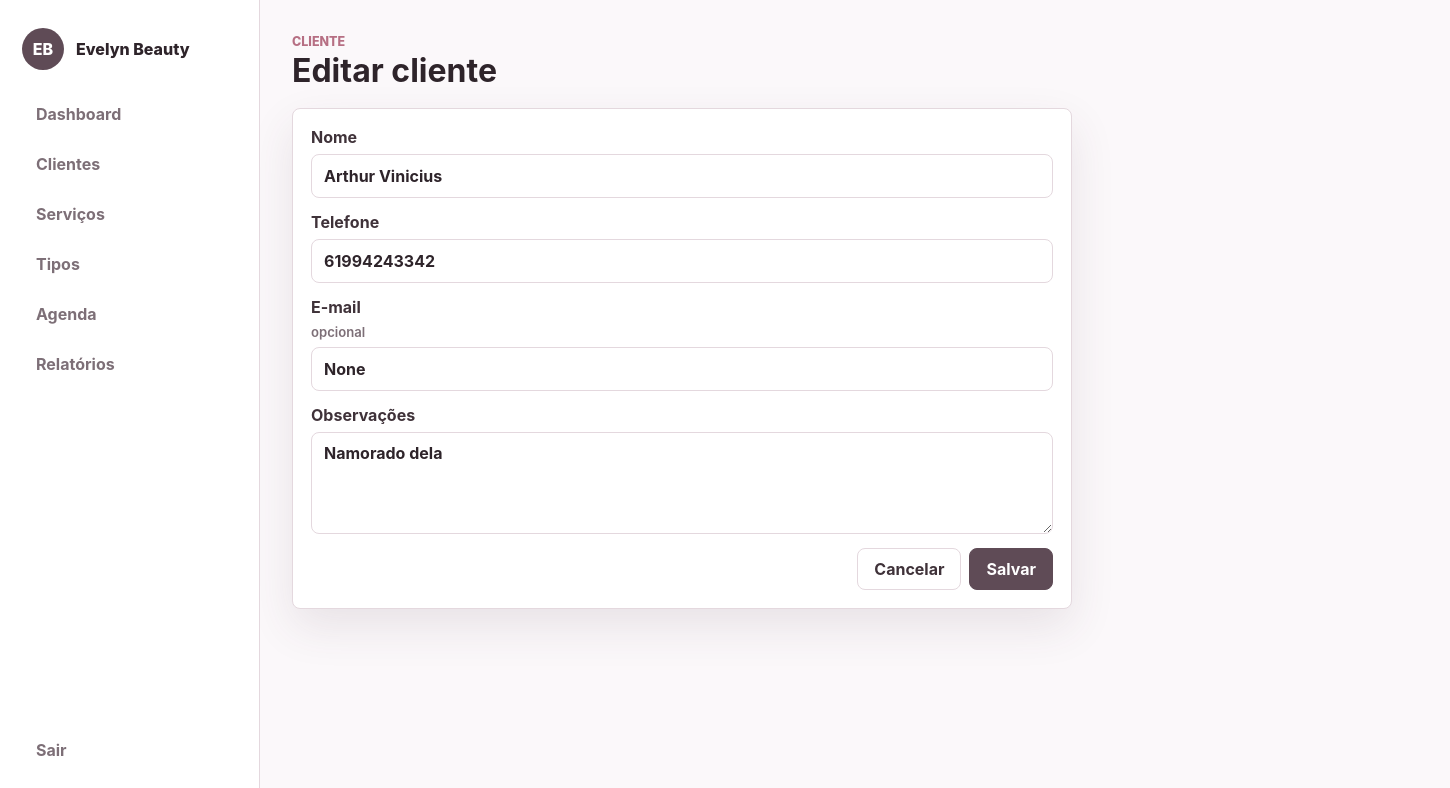
Page /clientes/3/editar (signed in) on the committed database.
### models/client.py (models this page shows)
class Client(db.Model):
    __tablename__ = "clients"
    id = db.Column(db.Integer, primary_key=True)
    name = db.Column(db.String(140), nullable=False, index=True)
    phone = db.Column(db.String(40), nullable=False)
    email = db.Column(db.String(140), nullable=True)
    notes = db.Column(db.Text)
    created_at = db.Column(db.DateTime, default=datetime.utcnow, nullable=False)
    appointments = db.relationship(
        "Appointment", back_populates="client", cascade="all, delete-orphan"
    )

### controllers/client_controller.py (the view, shortened to what this page needs)
@client_bp.route("/<int:client_id>/editar", methods=["GET", "POST"])
@login_required
def edit(client_id):
    client = Client.query.get_or_404(client_id)
    return render_template("clients/form.html", client=client)

### controllers/auth_controller.py (called while the page is built)
def login_required(view):
    @wraps(view)
    def wrapped_view(*args, **kwargs):
        if not session.get("user_id"):
            flash("Entre para acessar o sistema.", "warning")
            return redirect(url_for("auth.login"))
        return view(*args, **kwargs)
    return wrapped_view

### templates/clients/form.html
{% extends "base.html" %}
{% block content %}
<header class="page-header">
    <div>
        <p class="eyebrow">Cliente</p>
        <h1>{{ "Editar cliente" if client else "Nova cliente" }}</h1>
    </div>
</header>
<form method="post" class="form-card wide">
    <label>Nome
        <input type="text" name="name" value="{{ client.name if client else '' }}" required>
    </label>
    <label>Telefone
        <input type="tel" name="phone" value="{{ client.phone if client else '' }}" required>
    </label>
    <label>E-mail <span class="optional-label">opcional</span>
        <input type="email" name="email" value="{{ client.email if client else '' }}">
    </label>
    <label>Observações
        <textarea name="notes" rows="4">{{ client.notes if client else '' }}</textarea>
    </label>
    <div class="form-actions">
        <a class="btn" href="{{ url_for('clients.index') }}">Cancelar</a>
        <button class="btn primary" type="submit">Salvar</button>
    </div>
</form>
{% endblock %}

### static/css/style.css (style rules this page uses)
:root { --bg: #fbf8fa; --surface: #ffffff; --surface-soft: #f3edf0; --text: #2e242a; --muted: #7d6f77; --brand: #5f4b56; --brand-strong: #3f3239; --accent: #b66f83; --ok: #28785f; --warn: #a66321; --danger: #ad3f4a; --line: #e4d8de; --shadow: 0 18px 45px rgba(80, 56, 69, 0.11); }
* { box-sizing: border-box; }
html { min-height: 100%; }
body { min-height: 100%; margin: 0; background: var(--bg); color: var(--text); font-family: Inter, ui-sans-serif, system-ui, -apple-system, BlinkMacSystemFont, "Segoe UI", sans-serif; letter-spacing: 0; }
a { color: inherit; text-decoration: none; }
button, input, select, textarea { font: inherit; }
.login-brand h1, .page-header h1 { margin: 0; line-height: 1.02; }
.page-header { display: flex; align-items: flex-start; justify-content: space-between; gap: 16px; margin-bottom: 20px; }
.eyebrow { margin: 0 0 6px; color: var(--accent); font-size: 0.78rem; font-weight: 800; text-transform: uppercase; }
.btn { min-height: 42px; display: inline-flex; align-items: center; justify-content: center; gap: 8px; padding: 0 16px; border: 1px solid var(--line); border-radius: 8px; background: var(--surface); color: var(--brand-strong); cursor: pointer; font-weight: 750; white-space: nowrap; }
.btn.primary { border-color: var(--brand); background: var(--brand); color: #fff; }
.metric, .panel, .card, .form-card, .table-panel { background: var(--surface); border: 1px solid var(--line); border-radius: 8px; box-shadow: var(--shadow); }
.form-card { width: min(460px, 100%); display: grid; gap: 14px; padding: 18px; }
.form-card.wide { width: min(780px, 100%); }
label { display: grid; gap: 7px; color: var(--brand-strong); font-weight: 750; }
.optional-label { color: var(--muted); font-size: 0.82rem; font-weight: 600; }
input, select, textarea { width: 100%; min-height: 44px; border: 1px solid var(--line); border-radius: 8px; background: #fff; color: var(--text); padding: 10px 12px; }
textarea { resize: vertical; }
.form-actions, .actions, .row-actions { display: flex; align-items: center; gap: 8px; flex-wrap: wrap; }
.form-actions { justify-content: flex-end; }

### rows in the picture
Client: name "Arthur Vinicius", phone "61994243342", email "None", notes "Namorado dela"

### other values in the picture
{{ app_name }} "Evelyn Beauty"
{{ "Editar cliente" if client else "Nova cliente" }} "Editar cliente"
